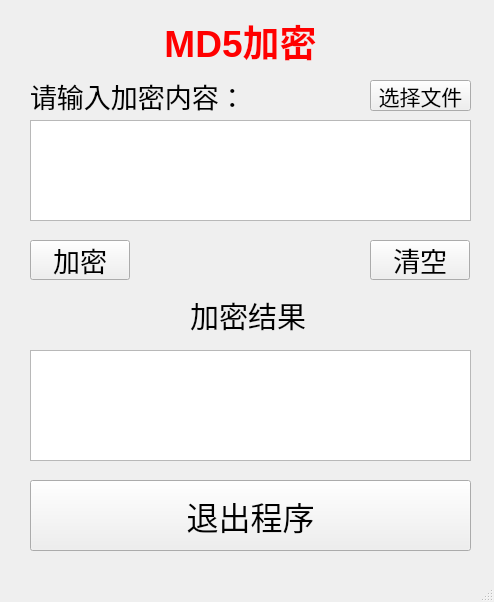
<?xml version="1.0" encoding="UTF-8"?>
<ui version="4.0">
 <class>MainWindow</class>
 <widget class="QMainWindow" name="MainWindow">
  <property name="geometry">
   <rect>
    <x>0</x>
    <y>0</y>
    <width>494</width>
    <height>602</height>
   </rect>
  </property>
  <property name="windowTitle">
   <string>MainWindow</string>
  </property>
  <widget class="QWidget" name="centralwidget">
   <widget class="QLabel" name="Title_Label">
    <property name="geometry">
     <rect>
      <x>160</x>
      <y>0</y>
      <width>161</width>
      <height>81</height>
     </rect>
    </property>
    <property name="font">
     <font>
      <family>Arial</family>
      <pointsize>28</pointsize>
      <weight>87</weight>
      <bold>true</bold>
     </font>
    </property>
    <property name="styleSheet">
     <string notr="true">color:rgb(255, 0, 0);
font-weight:700;
</string>
    </property>
    <property name="text">
     <string>MD5加密</string>
    </property>
    <property name="alignment">
     <set>Qt::AlignCenter</set>
    </property>
   </widget>
   <widget class="QLabel" name="label_1">
    <property name="geometry">
     <rect>
      <x>30</x>
      <y>70</y>
      <width>221</width>
      <height>51</height>
     </rect>
    </property>
    <property name="font">
     <font>
      <family>Arial</family>
      <pointsize>20</pointsize>
     </font>
    </property>
    <property name="text">
     <string>请输入加密内容：</string>
    </property>
   </widget>
   <widget class="QTextEdit" name="original_text">
    <property name="geometry">
     <rect>
      <x>30</x>
      <y>120</y>
      <width>441</width>
      <height>101</height>
     </rect>
    </property>
    <property name="font">
     <font>
      <family>Arial</family>
      <pointsize>18</pointsize>
     </font>
    </property>
   </widget>
   <widget class="QPushButton" name="file_btn">
    <property name="geometry">
     <rect>
      <x>370</x>
      <y>80</y>
      <width>101</width>
      <height>31</height>
     </rect>
    </property>
    <property name="font">
     <font>
      <family>Arial</family>
      <pointsize>16</pointsize>
     </font>
    </property>
    <property name="text">
     <string>选择文件</string>
    </property>
   </widget>
   <widget class="QPushButton" name="encry_btn">
    <property name="geometry">
     <rect>
      <x>30</x>
      <y>240</y>
      <width>100</width>
      <height>40</height>
     </rect>
    </property>
    <property name="font">
     <font>
      <family>Arial</family>
      <pointsize>20</pointsize>
     </font>
    </property>
    <property name="text">
     <string>加密</string>
    </property>
   </widget>
   <widget class="QPushButton" name="clear_btn">
    <property name="geometry">
     <rect>
      <x>370</x>
      <y>240</y>
      <width>100</width>
      <height>40</height>
     </rect>
    </property>
    <property name="font">
     <font>
      <family>Arial</family>
      <pointsize>20</pointsize>
     </font>
    </property>
    <property name="text">
     <string>清空</string>
    </property>
   </widget>
   <widget class="QLabel" name="label_2">
    <property name="geometry">
     <rect>
      <x>190</x>
      <y>290</y>
      <width>121</width>
      <height>51</height>
     </rect>
    </property>
    <property name="font">
     <font>
      <family>Arial</family>
      <pointsize>22</pointsize>
     </font>
    </property>
    <property name="text">
     <string>加密结果</string>
    </property>
   </widget>
   <widget class="QTextEdit" name="res_shower">
    <property name="geometry">
     <rect>
      <x>30</x>
      <y>350</y>
      <width>441</width>
      <height>111</height>
     </rect>
    </property>
    <property name="font">
     <font>
      <family>Arial</family>
      <pointsize>18</pointsize>
     </font>
    </property>
   </widget>
   <widget class="QPushButton" name="exit_btn">
    <property name="geometry">
     <rect>
      <x>30</x>
      <y>480</y>
      <width>441</width>
      <height>71</height>
     </rect>
    </property>
    <property name="font">
     <font>
      <family>Arial</family>
      <pointsize>24</pointsize>
     </font>
    </property>
    <property name="text">
     <string>退出程序</string>
    </property>
   </widget>
  </widget>
  <widget class="QMenuBar" name="menubar">
   <property name="geometry">
    <rect>
     <x>0</x>
     <y>0</y>
     <width>494</width>
     <height>23</height>
    </rect>
   </property>
  </widget>
  <widget class="QStatusBar" name="statusbar"/>
 </widget>
 <resources/>
 <connections>
  <connection>
   <sender>exit_btn</sender>
   <signal>clicked()</signal>
   <receiver>exit_btn</receiver>
   <slot>close()</slot>
   <hints>
    <hint type="sourcelabel">
     <x>234</x>
     <y>543</y>
    </hint>
    <hint type="destinationlabel">
     <x>188</x>
     <y>541</y>
    </hint>
   </hints>
  </connection>
  <connection>
   <sender>exit_btn</sender>
   <signal>clicked()</signal>
   <receiver>exit_btn</receiver>
   <slot>close()</slot>
   <hints>
    <hint type="sourcelabel">
     <x>221</x>
     <y>550</y>
    </hint>
    <hint type="destinationlabel">
     <x>210</x>
     <y>538</y>
    </hint>
   </hints>
  </connection>
 </connections>
</ui>
